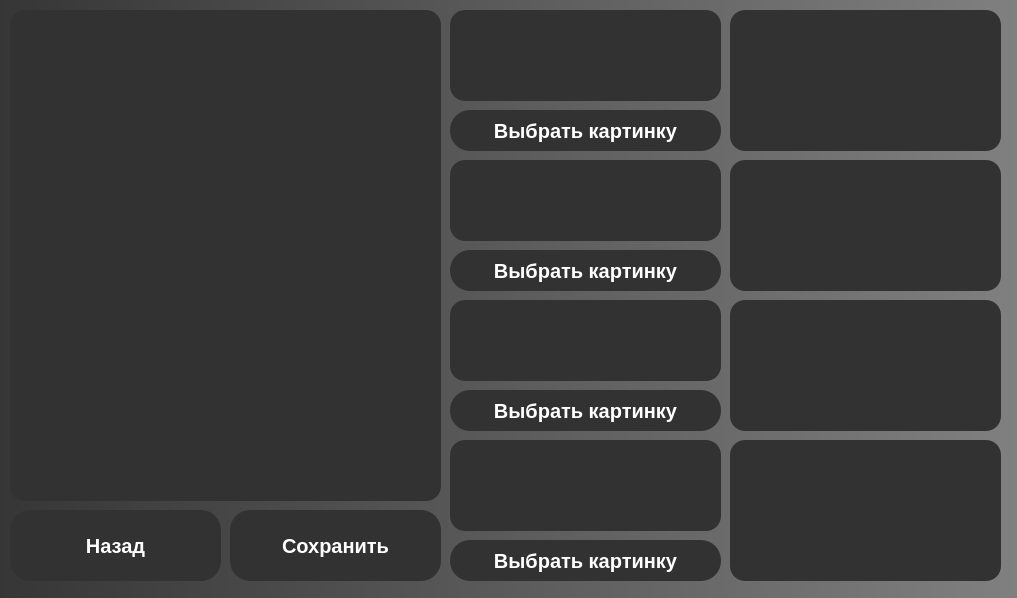
<?xml version="1.0" encoding="UTF-8"?>
<ui version="4.0">
 <class>MainWindow</class>
 <widget class="QMainWindow" name="MainWindow">
  <property name="geometry">
   <rect>
    <x>0</x>
    <y>0</y>
    <width>1017</width>
    <height>598</height>
   </rect>
  </property>
  <property name="windowTitle">
   <string>MyTenses</string>
  </property>
  <property name="styleSheet">
   <string notr="true"/>
  </property>
  <widget class="QWidget" name="centralwidget">
   <property name="font">
    <font>
     <pointsize>8</pointsize>
    </font>
   </property>
   <property name="styleSheet">
    <string notr="true">QWidget
{
    color: #aaa;
   background-color: qlineargradient(spread:pad, x1:0, y1:0, x2:1, y2:0, stop:0 rgb(54, 54, 54), stop:1 rgb(128, 128, 128));
}

QPushButton
{
    color: rgb(255, 255, 255);
	background-color: #323232;
    width: 75px;
    height: 50px;
	border-radius: 20px;
	font: 75 15pt &quot;Microsoft YaHei UI&quot;;
	font-weight: bold;
}

QPushButton:hover
{
    background-color: silver;
}

QLabel
{
	color: rgb(255, 255, 255);
	background-color: #323232;
    border-radius: 15px;
	font: &quot;Microsoft YaHei UI&quot;;
	font-weight: bold;
}</string>
   </property>
   <widget class="QPushButton" name="pushButton">
    <property name="geometry">
     <rect>
      <x>10</x>
      <y>510</y>
      <width>211</width>
      <height>71</height>
     </rect>
    </property>
    <property name="font">
     <font>
      <family>Microsoft YaHei UI</family>
      <pointsize>15</pointsize>
      <weight>75</weight>
      <italic>false</italic>
      <bold>true</bold>
     </font>
    </property>
    <property name="styleSheet">
     <string notr="true"/>
    </property>
    <property name="text">
     <string>Назад</string>
    </property>
   </widget>
   <widget class="QPlainTextEdit" name="plainTextEdit">
    <property name="geometry">
     <rect>
      <x>10</x>
      <y>10</y>
      <width>431</width>
      <height>491</height>
     </rect>
    </property>
    <property name="styleSheet">
     <string notr="true">QPlainTextEdit
{
   color: rgb(255, 255, 255);
	background-color: #323232;
    border-radius: 15px;
	font: &quot;Microsoft YaHei UI&quot;;
	font-weight: bold;
}</string>
    </property>
    <property name="readOnly">
     <bool>true</bool>
    </property>
    <property name="plainText">
     <string/>
    </property>
   </widget>
   <widget class="QPushButton" name="pushButton_2">
    <property name="geometry">
     <rect>
      <x>230</x>
      <y>510</y>
      <width>211</width>
      <height>71</height>
     </rect>
    </property>
    <property name="font">
     <font>
      <family>Microsoft YaHei UI</family>
      <pointsize>15</pointsize>
      <weight>75</weight>
      <italic>false</italic>
      <bold>true</bold>
     </font>
    </property>
    <property name="text">
     <string>Сохранить</string>
    </property>
   </widget>
   <widget class="QPlainTextEdit" name="plainTextEdit_2">
    <property name="geometry">
     <rect>
      <x>450</x>
      <y>10</y>
      <width>271</width>
      <height>91</height>
     </rect>
    </property>
    <property name="styleSheet">
     <string notr="true">QPlainTextEdit
{
   color: rgb(255, 255, 255);
	background-color: #323232;
    border-radius: 15px;
	font: &quot;Microsoft YaHei UI&quot;;
	font-weight: bold;
}</string>
    </property>
    <property name="plainText">
     <string/>
    </property>
   </widget>
   <widget class="QLabel" name="label">
    <property name="geometry">
     <rect>
      <x>730</x>
      <y>10</y>
      <width>271</width>
      <height>141</height>
     </rect>
    </property>
    <property name="styleSheet">
     <string notr="true"/>
    </property>
    <property name="text">
     <string/>
    </property>
    <property name="pixmap">
     <pixmap>download.png</pixmap>
    </property>
    <property name="scaledContents">
     <bool>true</bool>
    </property>
   </widget>
   <widget class="QPushButton" name="pushButton_3">
    <property name="geometry">
     <rect>
      <x>450</x>
      <y>110</y>
      <width>271</width>
      <height>41</height>
     </rect>
    </property>
    <property name="font">
     <font>
      <family>Microsoft YaHei UI</family>
      <pointsize>15</pointsize>
      <weight>75</weight>
      <italic>false</italic>
      <bold>true</bold>
     </font>
    </property>
    <property name="text">
     <string>Выбрать картинку</string>
    </property>
   </widget>
   <widget class="QLabel" name="label_2">
    <property name="geometry">
     <rect>
      <x>730</x>
      <y>160</y>
      <width>271</width>
      <height>131</height>
     </rect>
    </property>
    <property name="styleSheet">
     <string notr="true"/>
    </property>
    <property name="text">
     <string/>
    </property>
    <property name="pixmap">
     <pixmap>download.png</pixmap>
    </property>
    <property name="scaledContents">
     <bool>true</bool>
    </property>
   </widget>
   <widget class="QPlainTextEdit" name="plainTextEdit_3">
    <property name="geometry">
     <rect>
      <x>450</x>
      <y>160</y>
      <width>271</width>
      <height>81</height>
     </rect>
    </property>
    <property name="styleSheet">
     <string notr="true">QPlainTextEdit
{
   color: rgb(255, 255, 255);
	background-color: #323232;
    border-radius: 15px;
	font: &quot;Microsoft YaHei UI&quot;;
	font-weight: bold;
}</string>
    </property>
    <property name="plainText">
     <string/>
    </property>
   </widget>
   <widget class="QPushButton" name="pushButton_4">
    <property name="geometry">
     <rect>
      <x>450</x>
      <y>250</y>
      <width>271</width>
      <height>41</height>
     </rect>
    </property>
    <property name="font">
     <font>
      <family>Microsoft YaHei UI</family>
      <pointsize>15</pointsize>
      <weight>75</weight>
      <italic>false</italic>
      <bold>true</bold>
     </font>
    </property>
    <property name="text">
     <string>Выбрать картинку</string>
    </property>
   </widget>
   <widget class="QLabel" name="label_3">
    <property name="geometry">
     <rect>
      <x>730</x>
      <y>300</y>
      <width>271</width>
      <height>131</height>
     </rect>
    </property>
    <property name="styleSheet">
     <string notr="true"/>
    </property>
    <property name="text">
     <string/>
    </property>
    <property name="pixmap">
     <pixmap>download.png</pixmap>
    </property>
    <property name="scaledContents">
     <bool>true</bool>
    </property>
   </widget>
   <widget class="QPlainTextEdit" name="plainTextEdit_4">
    <property name="geometry">
     <rect>
      <x>450</x>
      <y>300</y>
      <width>271</width>
      <height>81</height>
     </rect>
    </property>
    <property name="styleSheet">
     <string notr="true">QPlainTextEdit
{
   color: rgb(255, 255, 255);
	background-color: #323232;
    border-radius: 15px;
	font: &quot;Microsoft YaHei UI&quot;;
	font-weight: bold;
}</string>
    </property>
    <property name="plainText">
     <string/>
    </property>
   </widget>
   <widget class="QPushButton" name="pushButton_5">
    <property name="geometry">
     <rect>
      <x>450</x>
      <y>390</y>
      <width>271</width>
      <height>41</height>
     </rect>
    </property>
    <property name="font">
     <font>
      <family>Microsoft YaHei UI</family>
      <pointsize>15</pointsize>
      <weight>75</weight>
      <italic>false</italic>
      <bold>true</bold>
     </font>
    </property>
    <property name="text">
     <string>Выбрать картинку</string>
    </property>
   </widget>
   <widget class="QLabel" name="label_4">
    <property name="geometry">
     <rect>
      <x>730</x>
      <y>440</y>
      <width>271</width>
      <height>141</height>
     </rect>
    </property>
    <property name="styleSheet">
     <string notr="true"/>
    </property>
    <property name="text">
     <string/>
    </property>
    <property name="pixmap">
     <pixmap>download.png</pixmap>
    </property>
    <property name="scaledContents">
     <bool>true</bool>
    </property>
   </widget>
   <widget class="QPlainTextEdit" name="plainTextEdit_5">
    <property name="geometry">
     <rect>
      <x>450</x>
      <y>440</y>
      <width>271</width>
      <height>91</height>
     </rect>
    </property>
    <property name="styleSheet">
     <string notr="true">QPlainTextEdit
{
   color: rgb(255, 255, 255);
	background-color: #323232;
    border-radius: 15px;
	font: &quot;Microsoft YaHei UI&quot;;
	font-weight: bold;
}</string>
    </property>
    <property name="plainText">
     <string/>
    </property>
   </widget>
   <widget class="QPushButton" name="pushButton_6">
    <property name="geometry">
     <rect>
      <x>450</x>
      <y>540</y>
      <width>271</width>
      <height>41</height>
     </rect>
    </property>
    <property name="font">
     <font>
      <family>Microsoft YaHei UI</family>
      <pointsize>15</pointsize>
      <weight>75</weight>
      <italic>false</italic>
      <bold>true</bold>
     </font>
    </property>
    <property name="text">
     <string>Выбрать картинку</string>
    </property>
   </widget>
  </widget>
 </widget>
 <resources/>
 <connections/>
</ui>
